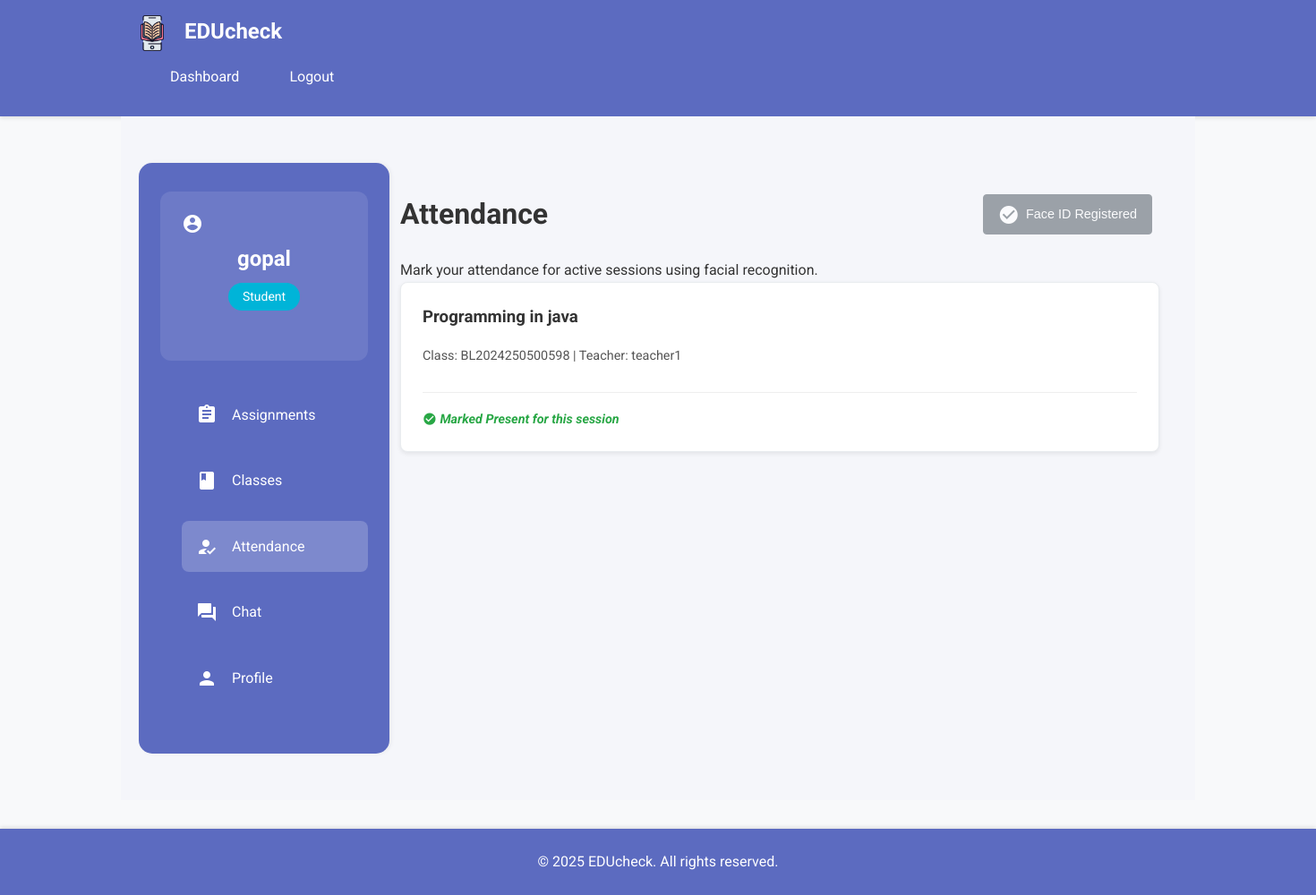
Screenshot of /student/attendance (signed in) with the database file from the repository.
### app/models/user.py (models this page shows, shortened)
class User(UserMixin, db.Model):
    __tablename__ = 'users'
    id = db.Column(db.Integer, primary_key=True)
    username = db.Column(db.String(64), index=True, unique=True)
    email = db.Column(db.String(120), index=True, unique=True)
    password_hash = db.Column(db.String(128))
    role = db.Column(db.String(20))  # student, teacher, admin
    face_encoding = db.Column(db.LargeBinary)
    created_at = db.Column(db.DateTime, default=datetime.utcnow)
    assignments = db.relationship('AssignmentSubmission', backref='student', lazy='dynamic')
    sent_messages = db.relationship('ChatMessage',
                                    foreign_keys='ChatMessage.sender_id',
                                    backref='message_sender',
                                    lazy='dynamic')
    received_messages = db.relationship('ChatMessage',
                                        foreign_keys='ChatMessage.receiver_id',
                                        backref='message_receiver',
                                        lazy='dynamic')
    attendance_records = db.relationship('Attendance', backref='student', lazy='dynamic')

### app/models/course.py (models this page shows, shortened)
class Course(db.Model):
    id = db.Column(db.Integer, primary_key=True)
    name = db.Column(db.String(100), nullable=False)
    class_number = db.Column(db.String(20), nullable=False)
    session = db.Column(db.String(20), nullable=False)
    semester = db.Column(db.String(20), nullable=False)
    class_code = db.Column(db.String(8), unique=True, nullable=False)
    meet_code = db.Column(db.String(50))
    teacher_id = db.Column(db.Integer, db.ForeignKey('users.id'))
    created_at = db.Column(db.DateTime, default=datetime.utcnow)
    teacher = db.relationship('User', foreign_keys=[teacher_id], backref='teaching_courses') # Changed backref from 'courses'
    @property
    def active_attendance_session(self):
        return AttendanceSession.query.filter_by(course_id=self.id, end_time=None).first()

### app/routes/student_routes.py (the view)
@bp.route('/attendance', methods=['GET'])
@login_required
@role_required('student')
def manage_attendance():
    enrollments = StudentCourse.query.filter_by(student_id=current_user.id).all()
    courses = [enrollment.course for enrollment in enrollments]
    face_registered = current_user.face_encoding is not None
    courses_status = []
    for course in courses:
        active_session = course.active_attendance_session
        already_marked = False
        if active_session:
            record = Attendance.query.filter_by(
                session_id=active_session.id,
                student_id=current_user.id
            ).first()
            if record:
                already_marked = True
        courses_status.append({
            'course': course,
            'session_active': active_session is not None,
            'already_marked': already_marked
        })
    return render_template('attendance/student_main.html',
                           title='Attendance',
                           courses_status=courses_status,
                           face_registered=face_registered)

### app/__init__.py (called while the page is built)
@login.user_loader
def load_user(id):
    from app.models import User
    return User.query.get(int(id))

### app/templates/attendance/student_main.html (shortened to what this page needs)
{% extends "base.html" %}
{% block styles %}
{{ super() }}
<link rel="stylesheet" href="{{ url_for('static', filename='css/main.css') }}">
<link rel="stylesheet" href="{{ url_for('static', filename='css/course.css') }}">
{% endblock %}
{% block content %}
<div class="dashboard-container">
    <aside class="sidebar">
        <div class="user-card">
            <div class="avatar">
                <span class="material-icons">account_circle</span>
            </div>
            <div class="user-info">
                <h2>{{ current_user.username }}</h2>
                <p class="badge student-badge">Student</p>
            </div>
        </div>
        <nav class="dashboard-nav">
            <a href="{{ url_for('student_routes.student_dashboard') }}" class="nav-item">
                <span class="material-icons">assignment</span> Assignments
            </a>
            <a href="{{ url_for('student_routes.student_classes') }}" class="nav-item">
                <span class="material-icons">class</span> Classes
            </a>
            <a href="{{ url_for('student_routes.manage_attendance') }}" class="nav-item active">
                <span class="material-icons">how_to_reg</span> Attendance
            </a>
            <a href="{{ url_for('chat_routes.chat_interface') }}" class="nav-item">
                <span class="material-icons">forum</span> Chat
            </a>
            <a href="{{ url_for('student_routes.student_profile') }}" class="nav-item">
                <span class="material-icons">person</span> Profile
            </a>
        </nav>
    </aside>
    <main class="main-content">
        <div class="attendance-header">
            <h1>Attendance</h1>
            <div class="face-reg-status">
                {% if face_registered %}
                    <button class="btn btn-secondary" disabled>
                        <span class="material-icons">check_circle</span> Face ID Registered
                    </button>
                {% else %}
                    <a href="{{ url_for('student_routes.face_register_page') }}" class="btn btn-primary">
                        <span class="material-icons">face</span> Register Face ID
                    </a>
                {% endif %}
            </div>
        </div>
        <p>Mark your attendance for active sessions using facial recognition.</p>
        {% if courses_status %}
            {% for status in courses_status %}
            <div class="attendance-course-card">
                <div class="course-card-header">
                    <h3>{{ status.course.name }}</h3>
                </div>
                <div class="course-details">
                    <p>Class: {{ status.course.class_number }} | Teacher: {{ status.course.teacher.username }}</p>
                </div>
                <div class="attendance-action">
                    {% if status.session_active %}
                        {% if status.already_marked %}
                            <span class="status-text marked">
                                <span class="material-icons" style="vertical-align: middle; font-size: 1.1em;">check_circle</span> Marked Present for this session
                            </span>
                        {% else %}
                            <a href="{{ url_for('student_routes.mark_attendance_page', course_id=status.course.id) }}" class="btn btn-mark">
                                <span class="material-icons">visibility</span> Mark Attendance
                            </a>
                        {% endif %}
                    {% else %}
                        <span class="status-text inactive">
                             <span class="material-icons" style="vertical-align: middle; font-size: 1.1em;">cancel</span> Attendance not active
                        </span>
                    {% endif %}
                </div>
            </div>
            {% endfor %}
        {% else %}
            <p>You are not enrolled in any courses yet. Go to the 'Classes' section to join a class.</p>
        {% endif %}
    </main>
</div>
{% endblock %}

### app/static/css/main.css (style rules this page uses)
:root { --primary-color: #4285f4; --secondary-color: #34a853; --background: #f8f9fa; }
body { font-family: 'Roboto', sans-serif; background: var(--background); }
.dashboard-container { display: grid; grid-template-columns: 250px 1fr; min-height: 100vh; }
.sidebar { background: #1a1a2e; padding: 2rem; color: white; }
.user-info { text-align: center; margin-bottom: 2rem; }
.dashboard-nav { display: flex; flex-direction: column; gap: 1rem; }
.nav-item { color: white; padding: 1rem; border-radius: 8px; display: flex; align-items: center; gap: 1rem; transition: background 0.3s ease; }
.main-content { padding: 2rem; background: #f5f6fa; }
.dashboard-container { display: grid; grid-template-columns: 280px 1fr; min-height: calc(100vh - 140px); background-color: #f5f6fa; gap: 2rem; position: relative; margin-top: 20px; margin-bottom: 20px; }
.sidebar { background-color: #5c6bc0; padding: 2rem 1.5rem; box-shadow: 2px 0 5px rgba(0, 0, 0, 0.05); min-height: calc(100vh - 140px); width: 280px; border-radius: 15px; color: white; margin-left: 20px; position: relative; }
.dashboard-container::before { content: ''; position: absolute; top: -20px; left: 0; width: 320px; height: calc(100% + 40px); background-color: #5c6bc0; z-index: -1; }
.user-card { background: rgba(255, 255, 255, 0.15); border-radius: 12px; padding: 1.5rem; margin-bottom: 2rem; }
.nav-item.active { background: rgba(255, 255, 255, 0.3); }
.main-content { padding: 2rem 3rem; width: calc(100% - 40px); max-width: 1200px; margin-right: 20px; }
.dashboard-container::before { content: ''; position: absolute; top: -20px; left: 0; width: 320px; height: calc(100% + 40px); background-color: #1a1f36; z-index: -1; }
.nav-item { color: #ffffff; padding: 1rem; border-radius: 8px; display: flex; align-items: center; gap: 1rem; transition: background 0.3s ease; text-decoration: none; }
.nav-item.active { background: rgba(255, 255, 255, 0.2); }
.user-card { background: rgba(255, 255, 255, 0.1); border-radius: 12px; padding: 1.5rem; margin-bottom: 2rem; }
.student-badge { background: #00b4d8; color: white; padding: 0.25rem 1rem; border-radius: 20px; font-size: 0.875rem; display: inline-block; margin-top: 0.5rem; }
* { margin: 0; padding: 0; box-sizing: border-box; }
body { font-family: 'Roboto', 'Segoe UI', Arial, sans-serif; line-height: 1.6; color: #333; background-color: #f8f9fa; }
.nav-item { margin-left: 1.5rem; }
.main-content { padding: 2rem 0; }
.btn { display: inline-block; font-weight: 400; text-align: center; white-space: nowrap; vertical-align: middle; user-select: none; border: 1px solid transparent; padding: 0.375rem 0.75rem; font-size: 1rem; line-height: 1.5; border-radius: 0.25rem; transition: all 0.15s ease-in-out; cursor: pointer; }

### app/static/css/course.css (style rules this page uses)
button { padding: 0.5rem 1rem; border: none; border-radius: 4px; cursor: pointer; margin-right: 0.5rem; transition: background-color 0.3s ease; }
.btn { display: inline-block; font-weight: 400; text-align: center; vertical-align: middle; user-select: none; border: 1px solid transparent; padding: 0.375rem 0.75rem; font-size: 1rem; line-height: 1.5; border-radius: 0.25rem; transition: color .15s ease-in-out,background-color .15s ease-in-out,border-color .15s ease-in-out,box-shadow .15s ease-in-out; cursor: pointer; }
.btn-secondary { color: #fff; background-color: #6c757d; border-color: #6c757d; }

### app/templates/attendance/student_main.html (style rules this page uses)
.attendance-header { display: flex; justify-content: space-between; align-items: center; margin-bottom: 1.5rem; flex-wrap: wrap; gap: 1rem; }
.face-reg-status .btn { display: inline-flex; align-items: center; gap: 0.5em; font-size: 0.9rem; padding: 0.6rem 1rem; }
.face-reg-status .btn[disabled] { background-color: #6c757d; border-color: #6c757d; cursor: not-allowed; opacity: 0.65; }
.attendance-course-card { background: white; padding: 1.5rem; border-radius: 8px; box-shadow: 0 2px 5px rgba(0,0,0,0.08); border: 1px solid #e9ecef; margin-bottom: 1.5rem; display: flex; flex-direction: column; gap: 1rem; }
.course-card-header { display: flex; justify-content: space-between; align-items: flex-start; flex-wrap: wrap; gap: 1rem; }
.course-card-header h3 { margin: 0; color: #333; flex-grow: 1; }
.course-details p { margin: 0 0 0.3rem 0; color: #555; font-size: 0.9rem; }
.attendance-action { margin-top: 0.5rem; padding-top: 1rem; border-top: 1px solid #eee; }
.attendance-action .status-text { font-style: italic; color: #6c757d; font-size: 0.9em; }
.attendance-action .status-text.marked { color: #28a745; font-weight: bold; }

### rows the page displays
User: username "gopal"
Course: course.name "Programming in java", course.class_number "BL2024250500598"
User: course.teacher.username "teacher1"
